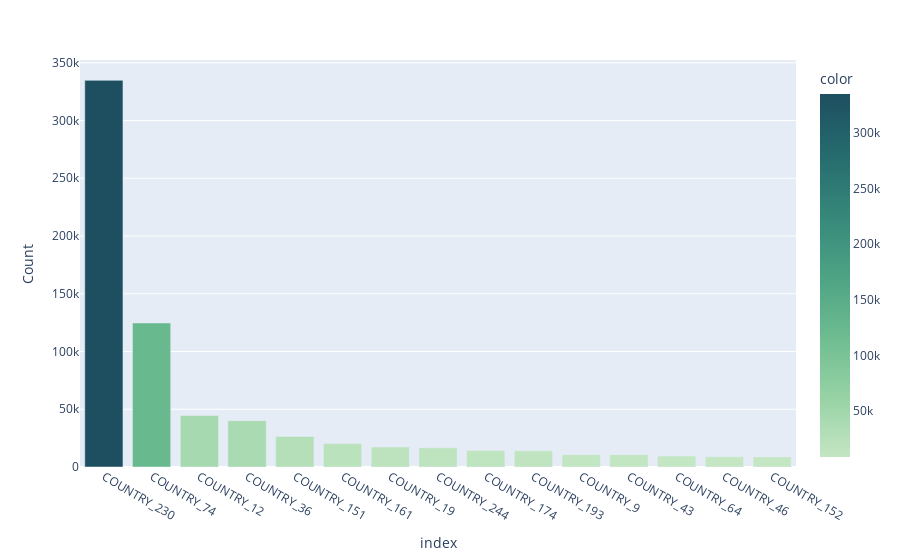
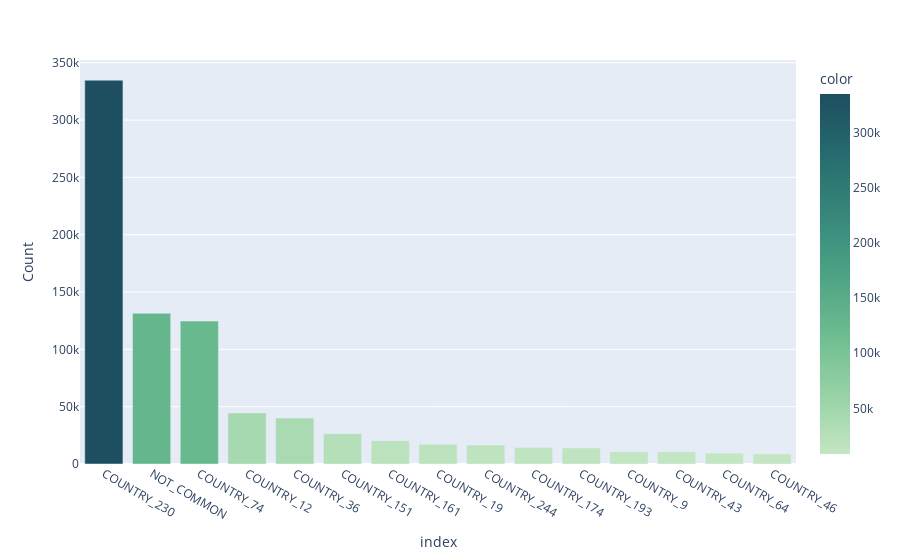

These figures' notebook cell, in order:
### Code cell
show_top_and_compress(attribution,'country',n_show=15,n_compress=20)

### Figure 1 — Plotly figure (JSON) as saved in the notebook; plotly's stock layout.template omitted (floating-point values rounded to 4 significant figures)
{"data": [{"alignmentgroup": "True", "hovertemplate": "index=%{x}<br>value=%{y}<br>color=%{marker.color}<extra></extra>", "legendgroup": "", "marker": {"color": [334797, 124702, 44583, 40097, 26481, 20283, 17325, 16562, 14303, 14047, 10678, 10667, 9420, 8791, 8754], "coloraxis": "coloraxis", "pattern": {"shape": ""}}, "name": "", "offsetgroup": "", "orientation": "v", "showlegend": false, "textposition": "auto", "type": "bar", "x": ["COUNTRY_230", "COUNTRY_74", "COUNTRY_12", "COUNTRY_36", "COUNTRY_151", "COUNTRY_161", "COUNTRY_19", "COUNTRY_244", "COUNTRY_174", "COUNTRY_193", "COUNTRY_9", "COUNTRY_43", "COUNTRY_64", "COUNTRY_46", "COUNTRY_152"], "xaxis": "x", "y": [334797, 124702, 44583, 40097, 26481, 20283, 17325, 16562, 14303, 14047, 10678, 10667, 9420, 8791, 8754], "yaxis": "y"}], "layout": {"autosize": true, "barmode": "relative", "coloraxis": {"colorbar": {"title": {"text": "color"}}, "colorscale": [[0, "rgb(196, 230, 195)"], [0.1667, "rgb(150, 210, 164)"], [0.3333, "rgb(109, 188, 144)"], [0.5, "rgb(77, 162, 132)"], [0.6667, "rgb(54, 135, 122)"], [0.8333, "rgb(38, 107, 110)"], [1, "rgb(29, 79, 96)"]]}, "legend": {"tracegroupgap": 0}, "margin": {"t": 60}, "xaxis": {"anchor": "y", "autorange": true, "domain": [0, 1], "range": [-0.5, 14.5], "title": {"text": "index"}, "type": "category"}, "yaxis": {"anchor": "x", "autorange": true, "domain": [0, 1], "range": [0, 352400.0], "title": {"text": "Count"}, "type": "linear"}}}

### Figure 2 — Plotly figure (JSON) as saved in the notebook; plotly's stock layout.template omitted (floating-point values rounded to 4 significant figures)
{"data": [{"alignmentgroup": "True", "hovertemplate": "index=%{x}<br>value=%{y}<br>color=%{marker.color}<extra></extra>", "legendgroup": "", "marker": {"color": [334797, 131514, 124702, 44583, 40097, 26481, 20283, 17325, 16562, 14303, 14047, 10678, 10667, 9420, 8791], "coloraxis": "coloraxis", "pattern": {"shape": ""}}, "name": "", "offsetgroup": "", "orientation": "v", "showlegend": false, "textposition": "auto", "type": "bar", "x": ["COUNTRY_230", "NOT_COMMON", "COUNTRY_74", "COUNTRY_12", "COUNTRY_36", "COUNTRY_151", "COUNTRY_161", "COUNTRY_19", "COUNTRY_244", "COUNTRY_174", "COUNTRY_193", "COUNTRY_9", "COUNTRY_43", "COUNTRY_64", "COUNTRY_46"], "xaxis": "x", "y": [334797, 131514, 124702, 44583, 40097, 26481, 20283, 17325, 16562, 14303, 14047, 10678, 10667, 9420, 8791], "yaxis": "y"}], "layout": {"autosize": true, "barmode": "relative", "coloraxis": {"colorbar": {"title": {"text": "color"}}, "colorscale": [[0, "rgb(196, 230, 195)"], [0.1667, "rgb(150, 210, 164)"], [0.3333, "rgb(109, 188, 144)"], [0.5, "rgb(77, 162, 132)"], [0.6667, "rgb(54, 135, 122)"], [0.8333, "rgb(38, 107, 110)"], [1, "rgb(29, 79, 96)"]]}, "legend": {"tracegroupgap": 0}, "margin": {"t": 60}, "xaxis": {"anchor": "y", "autorange": true, "domain": [0, 1], "range": [-0.5, 14.5], "title": {"text": "index"}, "type": "category"}, "yaxis": {"anchor": "x", "autorange": true, "domain": [0, 1], "range": [0, 352400.0], "title": {"text": "Count"}, "type": "linear"}}}
